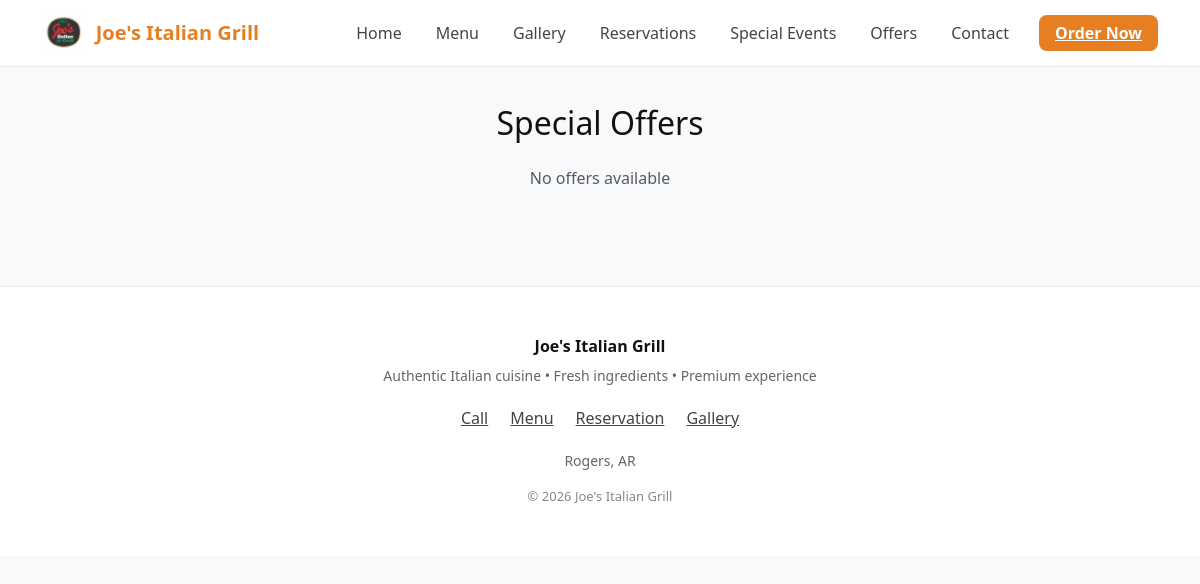
Before: /offers/ with the older database file.
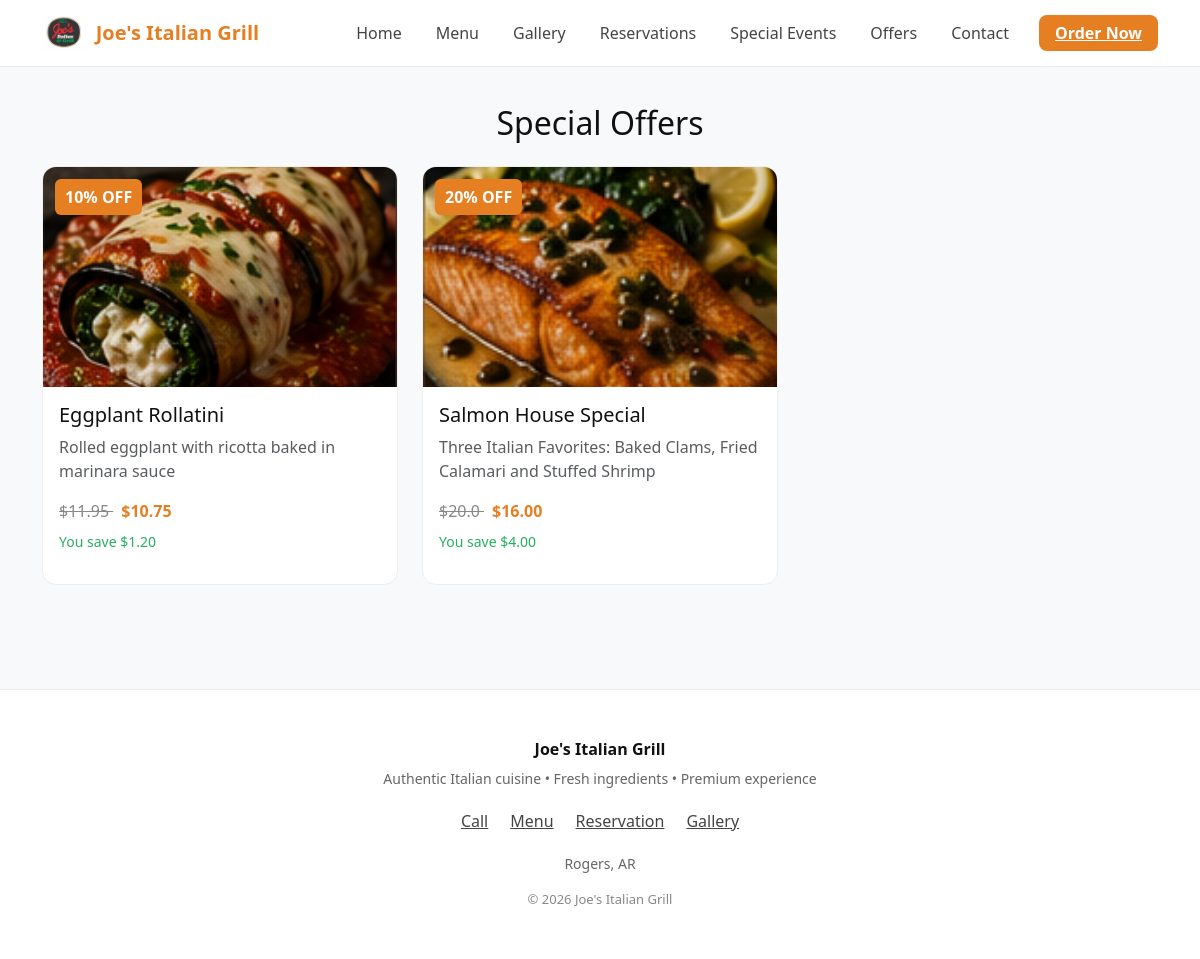
After: the same page with the newer database file.
### products/models.py (models this page shows, shortened)
class Product(models.Model):
    name = models.CharField(max_length=200)
    category = models.ForeignKey(Category, on_delete=models.CASCADE, related_name='products')
    price = models.FloatField()
    description = models.TextField(blank=True)
    image = models.ImageField(upload_to='products/', blank=True, null=True)
    is_best_seller = models.BooleanField(default=False)
    is_offer = models.BooleanField(default=False)
    discount = models.IntegerField(null=True, blank=True)  # e.g. 20 means 20%
    offer_label = models.CharField(max_length=100, blank=True)
    created_at = models.DateTimeField(auto_now_add=True)
    def get_discounted_price(self):
        if self.discount:
            return self.price - (self.price * self.discount / 100)
        return self.price
    def get_savings(self):
        if self.discount:
            return (self.price * self.discount / 100)
        return 0

### core/views.py (the view)
# urls.py: path('offers/', offers, name='offers'),
def offers(request):
    offers = Product.objects.filter(is_offer=True)
    return render(request, 'offers.html', {
        'offers': offers
    })

### templates/offers.html (shortened to what this page needs)
{% extends 'base.html' %}
{% block content %}
<h2 class="text-center mb-4"> Special Offers</h2>
<div class="row">
{% for product in offers %}
<div class="col-md-4 mb-4">
    <div class="offer-card">
        {% if product.image %}
        <img src="{{ product.image.url }}" class="offer-img">
        {% endif %}
        {% if product.discount %}
        <div class="discount-badge">
            {{ product.discount }}% OFF
        </div>
        {% endif %}
        <div class="p-3">
            <h5>{{ product.name }}</h5>
            <p class="text-muted">{{ product.description|truncatewords:10 }}</p>
            <div class="mb-2">
                {% if product.discount %}
                    <span class="price-old">
                        ${{ product.price }}
                    </span>
                {% endif %}
                <span class="price-new">
                    ${{ product.get_discounted_price|floatformat:2 }}
                </span>
            </div>
            {% if product.discount %}
            <p class="save-text">
                You save ${{ product.get_savings|floatformat:2 }}
            </p>
            {% endif %}
        </div>
    </div>
</div>
{% empty %}
<p class="text-center text-muted">No offers available</p>
{% endfor %}
</div>
{% endblock %}

### templates/base.html (shortened to what this page needs)
{% load static %}
<!DOCTYPE html>
<html lang="en">
<head>
    <link href="https://cdn.jsdelivr.net/npm/bootstrap@5.3.0/dist/css/bootstrap.min.css" rel="stylesheet">
</head>
<body>
<nav class="navbar navbar-expand-lg fixed-top">
    <div class="container">
        <a class="navbar-brand me-auto" href="/">
            <img src="{% static 'images/logo.jpeg' %}" class="logo-img me-2">
            Joe's Italian Grill
        </a>
        <div class="collapse navbar-collapse" id="nav">
            <ul class="navbar-nav ms-auto align-items-lg-center">
                <li><a class="nav-link {% if request.path == '/' %}active{% endif %}" href="/">Home</a></li>
                <li><a class="nav-link {% if '/menu' in request.path %}active{% endif %}" href="/menu/">Menu</a></li>
                <li><a class="nav-link {% if '/gallery' in request.path %}active{% endif %}" href="/gallery/">Gallery</a></li>
                <li><a class="nav-link {% if '/reserve' in request.path %}active{% endif %}" href="/reserve/">Reservations</a></li>
                <li><a class="nav-link {% if '/special-events' in request.path %}active{% endif %}" href="/special-events/">Special Events</a></li>
                <li><a class="nav-link {% if '/offers' in request.path %}active{% endif %}" href="/offers/">Offers</a></li>
                <li><a class="nav-link {% if '/contact' in request.path %}active{% endif %}" href="/contact/">Contact</a></li>
                <li><a href="/menu/" class="nav-cta">Order Now</a></li>
            </ul>
        </div>
    </div>
</nav>
<main class="container mt-4">
    {% block content %}{% endblock %}
</main>
<footer>
    <div class="container">
        <h6>Joe's Italian Grill</h6>
        <p>Authentic Italian cuisine • Fresh ingredients • Premium experience</p>
        <div class="footer-links">
            <a href="tel:+14797154211">Call</a>
            <a href="/menu/">Menu</a>
            <a href="/reserve/">Reservation</a>
            <a href="/gallery/">Gallery</a>
        </div>
        <p>Rogers, AR</p>
        <div class="footer-bottom">
            © 2026 Joe's Italian Grill
        </div>
    </div>
</footer>
</body>
</html>

### templates/base.html (style rules this page uses)
body { background: #f8f9fa; color: #1a1a1a; font-family: 'Segoe UI', sans-serif; padding-top: 80px; margin: 0; }
.navbar { background: #ffffff; border-bottom: 1px solid #ececec; padding: 10px 0; backdrop-filter: blur(8px); }
.navbar-brand { font-weight: 700; font-size: 20px; color: #e67e22 !important; display: flex; align-items: center; }
.logo-img { height: 36px; }
.nav-link { color: #444 !important; margin-left: 18px; font-weight: 500; position: relative; transition: 0.2s ease; }
.nav-link::after { content: ""; position: absolute; width: 0; height: 2px; bottom: -4px; left: 0; background: #e67e22; transition: width 0.25s ease; }
.nav-cta { margin-left: 22px; background: #e67e22; color: #fff; padding: 7px 16px; border-radius: 8px; font-weight: 600; transition: 0.25s ease; }
footer { background: #ffffff; border-top: 1px solid #ececec; margin-top: 80px; padding: 50px 0; text-align: center; }
footer h6 { font-weight: 700; }
footer p { color: #666; font-size: 14px; }
.footer-links { display: flex; justify-content: center; gap: 22px; margin: 20px 0; flex-wrap: wrap; }
.footer-links a { color: #444; font-weight: 500; transition: 0.2s; }
.footer-bottom { font-size: 13px; color: #888; }

### templates/offers.html (style rules this page uses)
body { background: #f8f9fa; color: #111; }
.offer-card { background: #fff; border-radius: 14px; overflow: hidden; transition: 0.3s; position: relative; border: 1px solid #eee; }
.offer-img { width: 100%; height: 220px; object-fit: cover; }
.discount-badge { position: absolute; top: 12px; left: 12px; background: #e67e22; color: #fff; padding: 6px 10px; border-radius: 6px; font-weight: bold; }
.price-old { text-decoration: line-through; color: #888; }
.price-new { color: #e67e22; font-weight: bold; margin-left: 8px; }
.save-text { color: #27ae60; font-size: 14px; }

Changed rows visible on the page:
now on this page (row edited): Product: image (picture), discount "10", name "Eggplant Rollatini", description "Rolled eggplant with ricotta baked in marinara sauce", price "11.95", get_discounted_price "10.75", get_savings "1.20"
now on this page (row edited): Product: image (picture), discount "20", name "Salmon House Special", description "Three Italian Favorites: Baked Clams, Fried Calamari and Stuffed Shrimp", price "20.0", get_discounted_price "16.00", get_savings "4.00"
Other visible differences:
text no longer shown: "No offers available"
